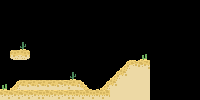

Below is a game level as drawn by its tile map, then a one-line description and the .tmx that defines it (tile-layer data replaced by summaries):
An orthogonal 20x10 tile map with 10x10 px tiles, 1 tile layer (Tile Layer 1) and 3 objects.

<map version="1.0" orientation="orthogonal" renderorder="right-down" width="20" height="10" tilewidth="10" tileheight="10" nextobjectid="1">
 <properties>
  <property name="atlas" value="../tileset/tiles.atlas" />
 </properties>
 <tileset firstgid="1" name="tiles" tilewidth="10" tileheight="10" spacing="2" margin="2" tilecount="42" columns="21">
  <image source="tiles.png" width="256" height="32" />
 </tileset>
 <layer name="Tile Layer 1" width="20" height="10">
  <data>[200 cells, 42 non-empty, 13 distinct tile ids]</data>
 </layer>
 <objectgroup name="Collision">
  <object id="5" x="0.0434783" y="89.8261">
   <polyline points="0,0 9.95652,0.0869565 20,-9.95652 79.8696,-9.82609 89.9565,0.0869565 99.9565,0.130435" />
  </object>
  <object id="7" x="13.1739" y="59.8696">
   <polyline points="0,0 13.6087,0.0434783 16.8261,-1.91304 16.8696,-8.95652 15.7826,-9.91304 -2.13043,-9.86957 -3.17391,-8.86957 -3.21739,-2.04348 0,-0.0434783" />
  </object>
   eJxjYBgF1AByVDSLBYiZSdQjTyW7pYCYC4iZyNCLHgYgs9iBWAKKsQF5qDpJNMwEpVmBmBOLWbjMY0LDjGhsZCzBQNg8AJozAno=
  <object id="8" x="100.182" y="89.5455">
   <polyline points="0,0 29.7273,-29.7273 49.5455,-29.6364" />
  </object>
 </objectgroup>
</map>
